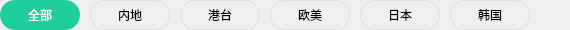
        <widget class="QWidget" name="bts" native="true">
         <property name="minimumSize">
          <size>
           <width>0</width>
           <height>30</height>
          </size>
         </property>
         <property name="maximumSize">
          <size>
           <width>16777215</width>
           <height>30</height>
          </size>
         </property>
         <property name="styleSheet">
          <string notr="true">.QPushButton
{
	border-radius:15px;
	border:1px solid #DCDFE6;
}
.QPushButton:hover
{
	background:#1FCE9A;
	border:0px;
	color:#ffffff;
}</string>
         </property>
         <layout class="QHBoxLayout" name="horizontalLayout_5">
          <property name="spacing">
           <number>10</number>
          </property>
          <property name="leftMargin">
           <number>0</number>
          </property>
          <property name="topMargin">
           <number>0</number>
          </property>
          <property name="rightMargin">
           <number>0</number>
          </property>
          <property name="bottomMargin">
           <number>0</number>
          </property>
          <item>
           <widget class="QPushButton" name="regionbt01">
            <property name="minimumSize">
             <size>
              <width>80</width>
              <height>30</height>
             </size>
            </property>
            <property name="maximumSize">
             <size>
              <width>80</width>
              <height>30</height>
             </size>
            </property>
            <property name="cursor">
             <cursorShape>PointingHandCursor</cursorShape>
            </property>
            <property name="styleSheet">
             <string notr="true">background:#1FCE9A;
	border:0px;
	color:#ffffff;</string>
            </property>
            <property name="text">
             <string>全部</string>
            </property>
           </widget>
          </item>
          <item>
           <widget class="QPushButton" name="regionbt02">
            <property name="minimumSize">
             <size>
              <width>80</width>
              <height>30</height>
             </size>
            </property>
            <property name="maximumSize">
             <size>
              <width>80</width>
              <height>30</height>
             </size>
            </property>
            <property name="cursor">
             <cursorShape>PointingHandCursor</cursorShape>
            </property>
            <property name="text">
             <string>内地</string>
            </property>
           </widget>
          </item>
          <item>
           <widget class="QPushButton" name="regionbt03">
            <property name="minimumSize">
             <size>
              <width>80</width>
              <height>30</height>
             </size>
            </property>
            <property name="maximumSize">
             <size>
              <width>80</width>
              <height>30</height>
             </size>
            </property>
            <property name="cursor">
             <cursorShape>PointingHandCursor</cursorShape>
            </property>
            <property name="text">
             <string>港台</string>
            </property>
           </widget>
          </item>
          <item>
           <widget class="QPushButton" name="regionbt04">
            <property name="minimumSize">
             <size>
              <width>80</width>
              <height>30</height>
             </size>
            </property>
            <property name="maximumSize">
             <size>
              <width>80</width>
              <height>30</height>
             </size>
            </property>
            <property name="cursor">
             <cursorShape>PointingHandCursor</cursorShape>
            </property>
            <property name="text">
             <string>欧美</string>
            </property>
           </widget>
          </item>
          <item>
           <widget class="QPushButton" name="regionbt05">
            <property name="minimumSize">
             <size>
              <width>80</width>
              <height>30</height>
             </size>
            </property>
            <property name="maximumSize">
             <size>
              <width>80</width>
              <height>30</height>
             </size>
            </property>
            <property name="cursor">
             <cursorShape>PointingHandCursor</cursorShape>
            </property>
            <property name="text">
             <string>日本</string>
            </property>
           </widget>
          </item>
          <item>
           <widget class="QPushButton" name="regionbt06">
            <property name="minimumSize">
             <size>
              <width>80</width>
              <height>30</height>
             </size>
            </property>
            <property name="maximumSize">
             <size>
              <width>80</width>
              <height>30</height>
             </size>
            </property>
            <property name="cursor">
             <cursorShape>PointingHandCursor</cursorShape>
            </property>
            <property name="text">
             <string>韩国</string>
            </property>
           </widget>
          </item>
          <item>
           <spacer name="horizontalSpacer_2">
            <property name="orientation">
             <enum>Qt::Horizontal</enum>
            </property>
            <property name="sizeHint" stdset="0">
             <size>
              <width>40</width>
              <height>20</height>
             </size>
            </property>
           </spacer>
          </item>
         </layout>
        </widget>
